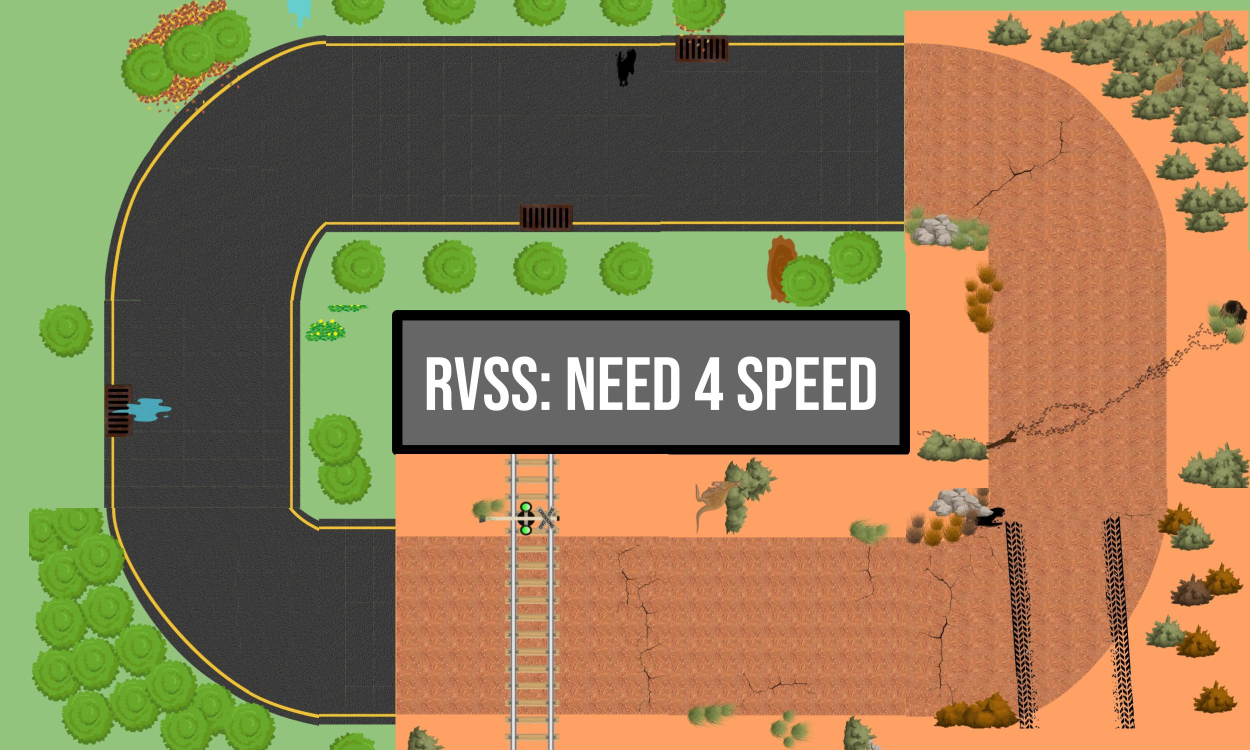
#> input picture pics/FrontPage_Need4Speed.jpg, 2500 x 1500 px (shown at 1/2 size)
$ python stop_sign_detector.py --image ../pics/FrontPage_Need4Speed.jpg
#> lines starting #> are read from the running program, lines starting #| are printed output that depends on the picture; after the words box and inside, x2 and y2 are one past the last pixel; in counts of white or black regions, pixels touching at a corner belong together
#> further down, img is the input picture: shape (1500, 2500, 3); mean B, G, R 84.1, 124.5, 143.9
#!/usr/bin/env python3
"""
Stop Sign Detector using Color Thresholding + Blob Detection

This module detects red stop signs using classical computer vision:
1. Convert BGR image to HSV color space
2. Threshold for red color (stop sign is red)
3. Find contours/blobs in the thresholded image
4. Filter by area to determine if the sign is "close enough" to stop

No training required! Just tune the thresholds if needed.

Notes from instructions/StopSignDetection.md:
- cv2 loads images in BGR; machinevision-toolbox expects RGB
- blobs() can throw an error if no blobs found → use try/except
- Stop sign can appear on urban or rural tiles → thresholds must be robust
"""

import cv2
import numpy as np

# Optional: machinevision-toolbox (as recommended in instructions)
# We'll use OpenCV by default since it's more portable, but the toolbox
# can be used as an alternative for blob features (centroid, circularity, etc.)
try:
    from machinevisiontoolbox import Image as MVTImage
    MVT_AVAILABLE = True
except ImportError:
    MVT_AVAILABLE = False


class StopSignDetector:
    """
    Detects red stop signs using HSV color thresholding and blob detection.

    The detector looks for red-colored regions in the image. When a red blob
    exceeds the area threshold, it means the stop sign is close enough and
    the robot should stop.

    Attributes:
        min_area: Minimum blob area (pixels) to trigger a stop.
                  Larger = must be closer to trigger. Tune based on your camera.
        lower_red1, upper_red1: HSV range for red (hue near 0)
        lower_red2, upper_red2: HSV range for red (hue near 180)
    """

    def __init__(
        self,
        min_area: int = 100,
        max_area: int = 2000,  # Blobs bigger than this are NOT stop signs (orange tiles!)
        min_circularity: float = 0.25,  # Stop signs are round (~0.5-0.8), orange edges are streaks (~0.05-0.2)
        # --- TIGHT thresholds (sharp frames, high confidence) ---
        # Red in HSV wraps around 0/180. We need two ranges:
        # Range 1: Hue 0-4 (tightened from 8 to exclude orange track which is ~6-15)
        # S_low increased to 130 to differentiate from duller orange
        lower_red1: tuple = (0, 130, 70),
        upper_red1: tuple = (4, 255, 255),
        # Range 2: Hue 176-180 (catch magenta-red)
        lower_red2: tuple = (176, 130, 70),
        upper_red2: tuple = (180, 255, 255),
        # --- RELAXED thresholds (motion-blurred frames) ---
        # Lower saturation (70 vs 130) catches washed-out red from blur.
        # Hue stays at 0-4 (same as tight) to avoid orange (hue ~8-15).
        # Use with multi-frame accumulation to guard against false positives.
        lower_red1_relaxed: tuple = (0, 70, 50),
        upper_red1_relaxed: tuple = (4, 255, 255),
        lower_red2_relaxed: tuple = (174, 70, 50),
        upper_red2_relaxed: tuple = (180, 255, 255),
        min_area_relaxed: int = None,  # defaults to min_area // 2
    ):
        """
        Initialize the stop sign detector.

        Two threshold tiers:
          - TIGHT (default): High saturation, narrow hue. Reliable on sharp frames.
            Use for single-frame detection or high-confidence triggers.
          - RELAXED: Low saturation, wider hue. Catches motion-blurred red.
            Use with multi-frame accumulation (rolling window) so that
            false positives are filtered out by requiring N/M hits.

        Args:
            min_area: Minimum blob area (in pixels) for tight detection.
            lower_red1, upper_red1: Tight HSV range for red hue near 0°
            lower_red2, upper_red2: Tight HSV range for red hue near 180°
            lower_red1_relaxed, upper_red1_relaxed: Relaxed HSV range near 0°
            lower_red2_relaxed, upper_red2_relaxed: Relaxed HSV range near 180°
            min_area_relaxed: Minimum blob area for relaxed detection (default: min_area // 2)

        HSV ranges explanation:
            H (Hue): 0-180 in OpenCV (0=red, 60=green, 120=blue)
            S (Saturation): 0-255 (0=gray, 255=pure color)
            V (Value): 0-255 (0=black, 255=bright)

            Red is tricky because it wraps around 0/180, so we use two ranges.
        """
#> in detect_with_details, `hsv = cv2.cvtColor(bgr_image, cv2.COLOR_BGR2HSV)`: hsv: shape (1500, 2500, 3); mean H, S, V 21.5, 96, 155.9
        self.min_area = min_area
        self.max_area = max_area  # Upper bound: reject huge blobs (orange tiles)
        self.min_circularity = min_circularity  # Reject elongated streaks (orange tile edges)
        self.min_area_relaxed = min_area_relaxed if min_area_relaxed is not None else max(1, min_area // 2)

        # TIGHT HSV thresholds (sharp frames)
        self.lower_red1 = np.array(lower_red1, dtype=np.uint8)
        self.upper_red1 = np.array(upper_red1, dtype=np.uint8)
        self.lower_red2 = np.array(lower_red2, dtype=np.uint8)
        self.upper_red2 = np.array(upper_red2, dtype=np.uint8)

        # RELAXED HSV thresholds (motion-blurred frames)
        self.lower_red1_relaxed = np.array(lower_red1_relaxed, dtype=np.uint8)
        self.upper_red1_relaxed = np.array(upper_red1_relaxed, dtype=np.uint8)
        self.lower_red2_relaxed = np.array(lower_red2_relaxed, dtype=np.uint8)
        self.upper_red2_relaxed = np.array(upper_red2_relaxed, dtype=np.uint8)

    # [11 lines left out: function _circularity, not called in this run]

    def _make_red_mask(self, hsv, tight=True):
        """Create a red binary mask from an HSV image."""
#> called with tight = True
        if tight:
            mask1 = cv2.inRange(hsv, self.lower_red1, self.upper_red1)
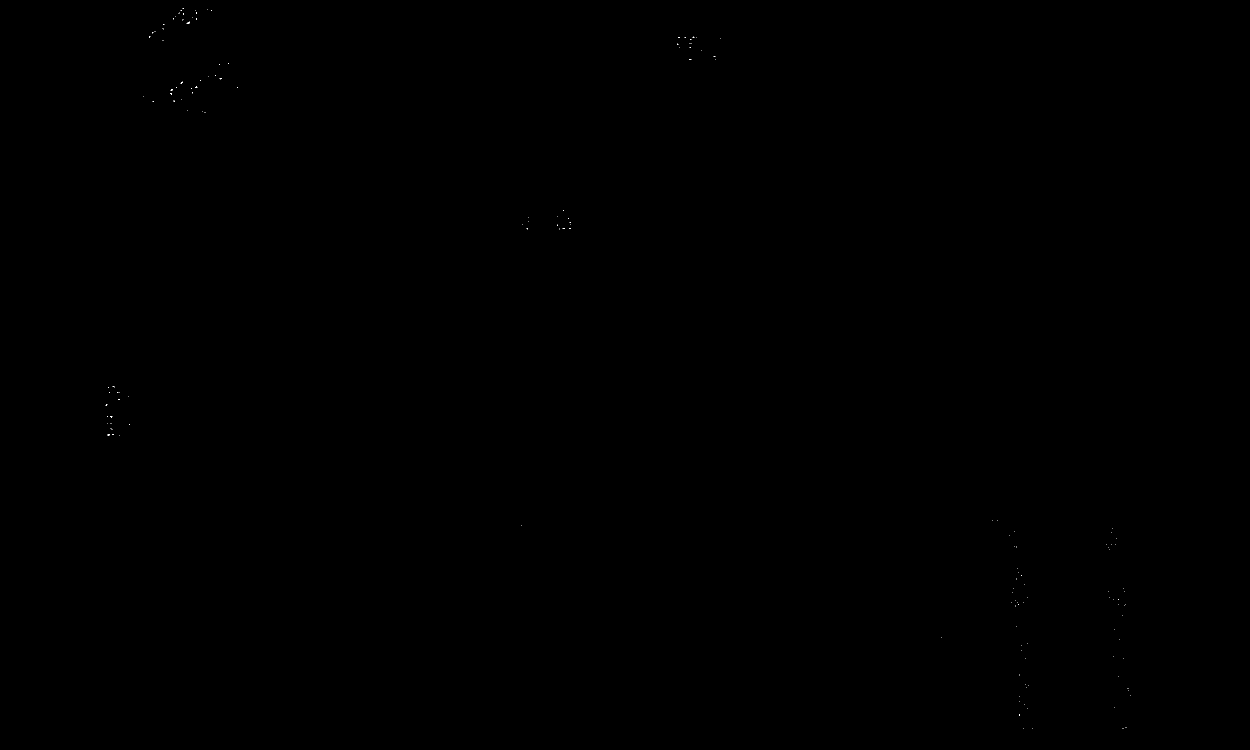
#> mask1: shape (1500, 2500) (shown at 1/2 size); 0.01% white in thin lines or dots, all inside (x1, y1, x2, y2) = (211, 16, 2262, 1457)
            mask2 = cv2.inRange(hsv, self.lower_red2, self.upper_red2)
#> mask2: shape (1500, 2500); 0% white in thin lines or dots, all inside (x1, y1, x2, y2) = (222, 32, 2246, 1419)
        else:
            mask1 = cv2.inRange(hsv, self.lower_red1_relaxed, self.upper_red1_relaxed)
            mask2 = cv2.inRange(hsv, self.lower_red2_relaxed, self.upper_red2_relaxed)
        red_mask = cv2.bitwise_or(mask1, mask2)
        kernel = cv2.getStructuringElement(cv2.MORPH_ELLIPSE, (5, 5))
        red_mask = cv2.morphologyEx(red_mask, cv2.MORPH_OPEN, kernel)
#> red_mask: shape (1500, 2500); every value is 0
        red_mask = cv2.morphologyEx(red_mask, cv2.MORPH_CLOSE, kernel)
        return red_mask

    # [92 lines left out: functions _find_best_contour, detect, detect_relaxed, detect_both, not called in this run]

    def detect_with_details(self, bgr_image: np.ndarray) -> dict:
        """
        Detect stop sign and return detailed information (for debugging/tuning).

        Args:
            bgr_image: Input image in BGR format

        Returns:
            dict with keys:
                - detected: bool
                - largest_area: int
                - centroid: (x, y) tuple or None
                - bounding_box: (x, y, w, h) tuple or None
                - mask: binary mask image (for visualization)
                - all_areas: list of all blob areas found
        """
        if bgr_image is None or bgr_image.size == 0:
            return {
                'detected': False,
                'largest_area': 0,
                'centroid': None,
                'bounding_box': None,
                'mask': None,
                'all_areas': []
            }

        # Same detection pipeline
        hsv = cv2.cvtColor(bgr_image, cv2.COLOR_BGR2HSV)
        red_mask = self._make_red_mask(hsv, tight=True)
        contours, _ = cv2.findContours(red_mask, cv2.RETR_EXTERNAL, cv2.CHAIN_APPROX_SIMPLE)
#> contours = []

        if not contours:
            return {
                'detected': False,
                'largest_area': 0,
                'circularity': 0.0,
                'centroid': None,
                'bounding_box': None,
                'mask': red_mask,
                'all_areas': []
            }

        # Get all areas and circularities for debugging
        all_areas = [(cv2.contourArea(c), self._circularity(c)) for c in contours]

        # Find best valid contour (area + circularity filter)
        best_contour, best_area = self._find_best_contour(contours, self.min_area, self.max_area)

        # Also report the raw largest contour for debugging
        raw_largest = max(contours, key=cv2.contourArea)
        raw_largest_area = cv2.contourArea(raw_largest)
        raw_circ = self._circularity(raw_largest)

        # Use best valid contour for centroid/bbox, fall back to raw largest for debugging
        report_contour = best_contour if best_contour is not None else raw_largest
        report_area = best_area if best_contour is not None else int(raw_largest_area)

        # Compute centroid using moments
        M = cv2.moments(report_contour)
        if M['m00'] > 0:
            cx = int(M['m10'] / M['m00'])
            cy = int(M['m01'] / M['m00'])
            centroid = (cx, cy)
        else:
            centroid = None

        # Bounding box
        x, y, w, h = cv2.boundingRect(report_contour)

        return {
            'detected': best_contour is not None,
            'largest_area': report_area,
            'circularity': self._circularity(report_contour),
            'raw_largest_area': int(raw_largest_area),
            'raw_circularity': raw_circ,
            'centroid': centroid,
            'bounding_box': (x, y, w, h),
            'mask': red_mask,
            'all_areas': all_areas
        }

    # [126 lines left out: functions detect_with_mvt, tune_thresholds, not called in this run]


# ============================================================================
# Quick test / demo
# ============================================================================
if __name__ == "__main__":
    import argparse

    parser = argparse.ArgumentParser(description='Test stop sign detector')
    parser.add_argument('--image', type=str, help='Path to test image')
    parser.add_argument('--tune', action='store_true', help='Open threshold tuning tool')
    parser.add_argument('--min_area', type=int, default=500, help='Minimum blob area')
    args = parser.parse_args()

    if args.image:
        img = cv2.imread(args.image)
        if img is None:
            print(f"Could not read image: {args.image}")
            exit(1)

        if args.tune:
            tune_thresholds(img)
        else:
            detector = StopSignDetector(min_area=args.min_area)
            result = detector.detect_with_details(img)
#> result = 7 items

            print(f"Stop sign detected: {result['detected']}")
#| Stop sign detected: False
            print(f"Largest area: {result['largest_area']}")
#| Largest area: 0
            print(f"Centroid: {result['centroid']}")
#| Centroid: None
            print(f"Bounding box: {result['bounding_box']}")
#| Bounding box: None
            print(f"All areas: {result['all_areas']}")
#| All areas: []

            # Visualize
            if result['mask'] is not None:
                cv2.imshow('Original', img)
                cv2.imshow('Red Mask', result['mask'])

                # Draw bounding box on original
                if result['bounding_box']:
                    x, y, w, h = result['bounding_box']
                    vis = img.copy()
                    cv2.rectangle(vis, (x, y), (x+w, y+h), (0, 255, 0), 2)
                    if result['centroid']:
                        cv2.circle(vis, result['centroid'], 5, (0, 0, 255), -1)
                    cv2.imshow('Detection', vis)

                print("Press any key to close...")
                cv2.waitKey(0)
                cv2.destroyAllWindows()
    else:
        print("Usage:")
        print("  Test on image:  python stop_sign_detector.py --image path/to/image.jpg")
        print("  Tune thresholds: python stop_sign_detector.py --image path/to/image.jpg --tune")
        print("  With custom area: python stop_sign_detector.py --image path/to/image.jpg --min_area 1000")
